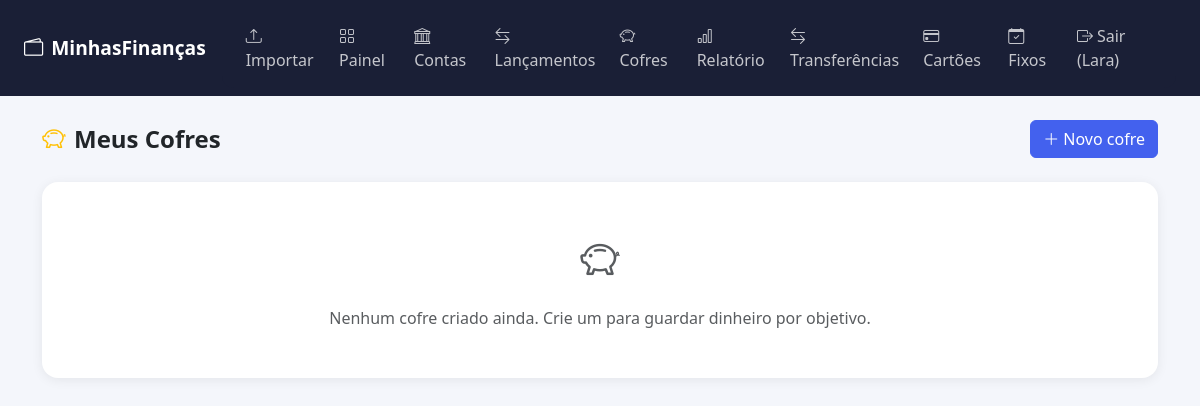
The page /cofres (signed in) on the database as committed earlier.
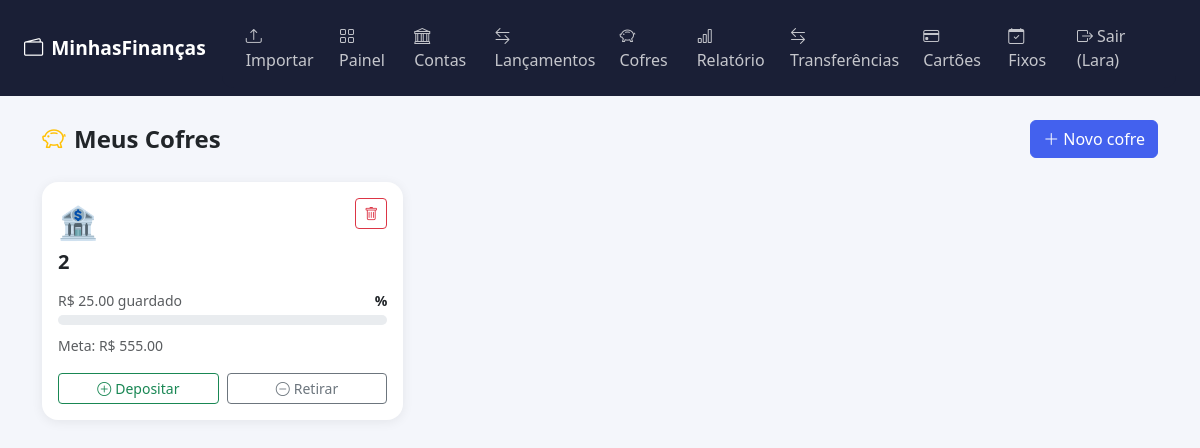
The same page on the database as committed later.
### app/models.py (models this page shows)
class Cofre(db.Model):
    __tablename__ = 'cofres'
    id = db.Column(db.Integer, primary_key=True)
    nome = db.Column(db.String(100), nullable=False)
    meta = db.Column(db.Float, nullable=False)
    valor_atual = db.Column(db.Float, default=0.0)
    emoji = db.Column(db.String(10), default='🏦')
    usuario_id = db.Column(db.Integer, db.ForeignKey('usuarios.id'), nullable=False)
    criado_em = db.Column(db.DateTime, default=datetime.utcnow)

### app/routes.py (the view)
@main.route('/cofres')
@login_required
def cofres():
    cofres = Cofre.query.filter_by(usuario_id=current_user.id).all()
    return render_template('cofres.html', cofres=cofres)

### app/models.py (called while the page is built)
@login_manager.user_loader
def load_user(user_id):
    return Usuario.query.get(int(user_id))

### app/templates/cofres.html (shortened to what this page needs)
{% extends 'base.html' %}
{% block content %}
<div class="d-flex justify-content-between align-items-center mb-4">
  <h4 class="fw-bold mb-0"><i class="bi bi-piggy-bank me-2 text-warning"></i>Meus Cofres</h4>
  <button class="btn btn-primary" data-bs-toggle="modal" data-bs-target="#modalNovoCofre">
    <i class="bi bi-plus-lg me-1"></i>Novo cofre
  </button>
</div>
<div class="row g-3">
  {% for cofre in cofres %}
  <div class="col-md-4">
    <div class="card">
      <div class="card-body">
        <div class="d-flex justify-content-between align-items-start mb-3">
          <div>
            <span class="fs-2">{{ cofre.emoji }}</span>
            <h5 class="fw-bold mb-0 mt-1">{{ cofre.nome }}</h5>
          </div>
          <form method="POST" action="{{ url_for('main.excluir_cofre', id=cofre.id) }}"
            onsubmit="return confirm('Excluir este cofre?')">
            <button class="btn btn-sm btn-outline-danger"><i class="bi bi-trash"></i></button>
          </form>
        </div>
        <div class="d-flex justify-content-between mb-1">
          <small class="text-muted">R$ {{ "%.2f"|format(cofre.valor_atual) }} guardado</small>
          <small class="fw-semibold">{{ cofre.percentual }}%</small>
        </div>
        <div class="progress mb-2" style="height:10px;">
        </div>
        <small class="text-muted">Meta: R$ {{ "%.2f"|format(cofre.meta) }}</small>
        <div class="d-flex gap-2 mt-3">
          <button class="btn btn-sm btn-outline-success w-50" data-bs-toggle="modal"
            data-bs-target="#modalDepositar{{ cofre.id }}">
            <i class="bi bi-plus-circle me-1"></i>Depositar
          </button>
          <button class="btn btn-sm btn-outline-secondary w-50" data-bs-toggle="modal"
            data-bs-target="#modalRetirar{{ cofre.id }}">
            <i class="bi bi-dash-circle me-1"></i>Retirar
          </button>
        </div>
      </div>
    </div>
  </div>
  {% else %}
  <div class="col-12">
    <div class="card text-center py-5 text-muted">
      <i class="bi bi-piggy-bank fs-1 d-block mb-3"></i>
      Nenhum cofre criado ainda. Crie um para guardar dinheiro por objetivo.
    </div>
  </div>
  {% endfor %}
</div>
{% endblock %}

Rows that differ between the two databases and show on the page:
added Cofre: emoji "🏦", nome "2", valor_atual "25.00", meta "555.00"
Other text that changed with them:
text no longer shown: "Nenhum cofre criado ainda. Crie um para guardar dinheiro por objetivo."
